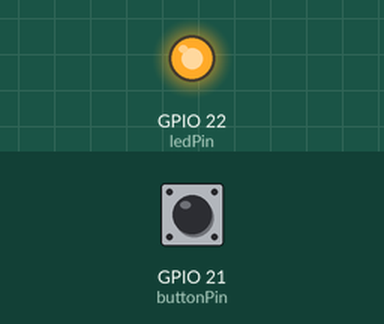
Recording of a sketch running on a simulated ESP32. Shown: output pins drawn as LEDs (lit = HIGH). The test bench sets the inputs (shaded band); at power-on: GPIO 21 (buttonPin) LOW. What the sketch prints to the serial monitor is not drawn.

Above: at 1.2 s.
1.3 s: GPIO 21 (buttonPin) pulled HIGH for 0.15 s
At 1.37 s:
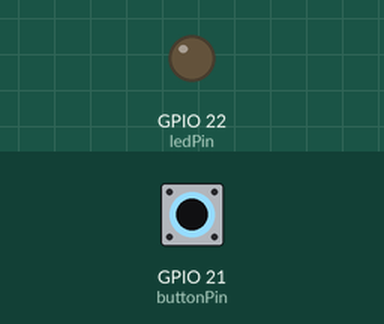
2.9 s: GPIO 21 (buttonPin) pulled HIGH for 3.2 s
At 7.2 s:
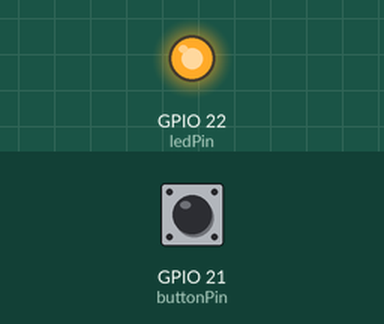
Timing chart, 0 to 8.7 s (numbered marks = the images above; inputs shaded):
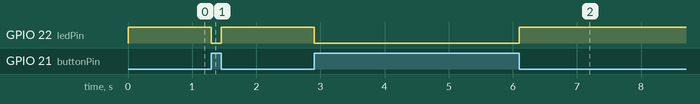

Measured:
- after the input at 1.3 s, GPIO 22 (ledPin): HIGH → LOW at once, → HIGH 0.15 s later
- after the input at 2.9 s, GPIO 22 (ledPin): HIGH → LOW at once, → HIGH 3.2 s later

The sketch:

LDR_modulo_Esp32.ino
```cpp
/**************************
       Usinainfo
  www.usinainfo.com.br
  https://www.usinainfo.com.br/sensor-de-luminosidade/modulo-sensor-de-luminosidade-ldr-para-arduino-e-esp32-2539.html
 **************************/

const int buttonPin = 21;
const int ledPin = 22;
int buttonState = 0;
void setup() {
Serial.begin(115200);

pinMode(buttonPin, INPUT);

pinMode(ledPin, OUTPUT);
}

void loop() {

buttonState = digitalRead(buttonPin);
Serial.println(buttonState);

if (buttonState == HIGH) {

digitalWrite(ledPin, LOW);
}
else {

digitalWrite(ledPin, HIGH);}
}
```
